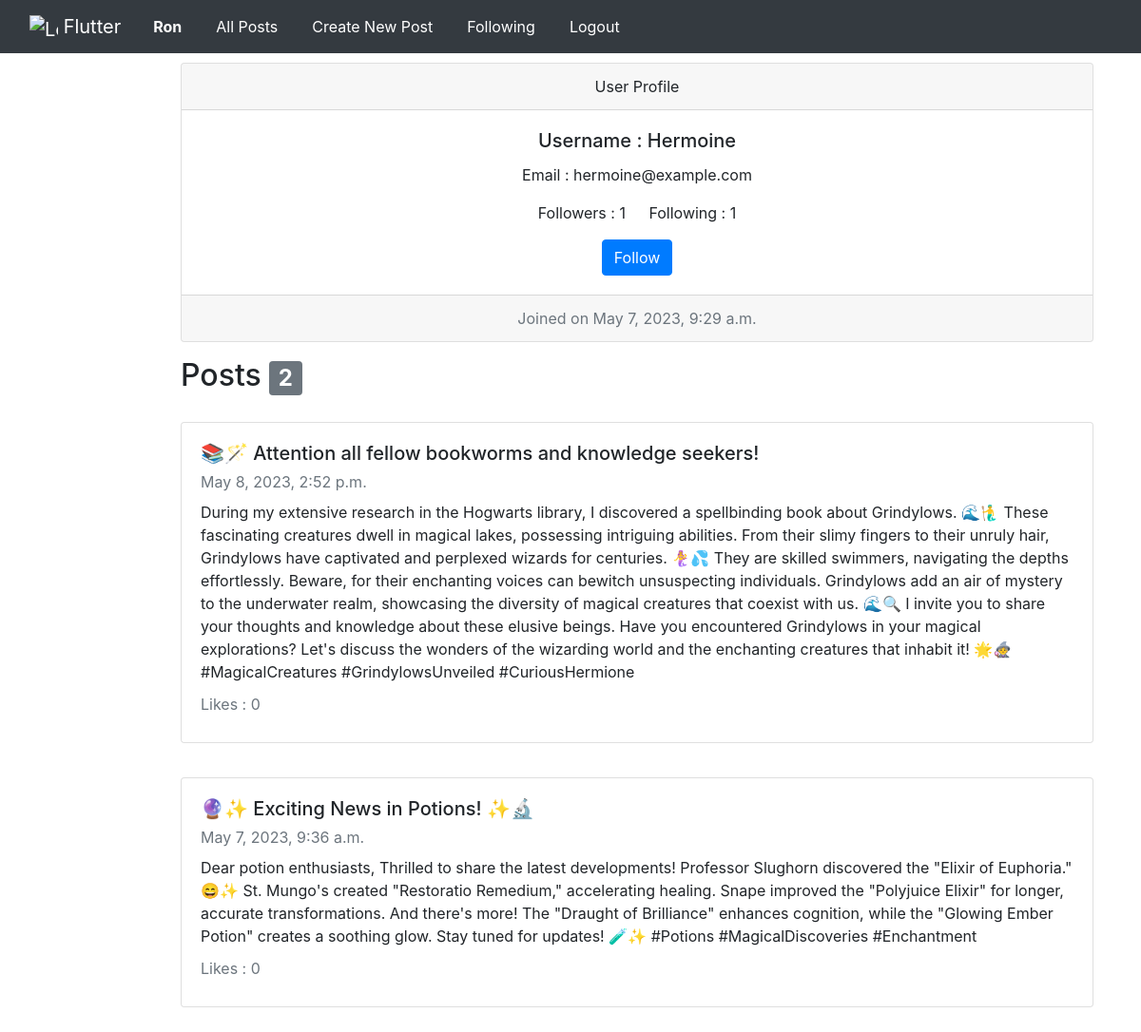
/profile/Hermoine (signed in), run on the app's committed database.
### network/models.py (models this page shows, shortened)
class User(AbstractUser):
    followers = models.ManyToManyField('self', related_name='following', symmetrical=False, blank=True)

class Post(models.Model):
    user= models.ForeignKey(User, on_delete=models.CASCADE)
    title = models.CharField(max_length=64)
    description = models.TextField(max_length=2000)
    timestamp = models.DateTimeField(auto_now_add=True)
    likes = models.IntegerField(default=0)

### network/views.py (the view)
# urls.py: path("profile/<str:username>", views.profile, name= "profile")
def profile(request, username):
    user = User.objects.get(username= username)
    post = Post.objects.filter(user = User.objects.get(username = username))
    posts = post.order_by("-timestamp").all()
    no = len(posts)
    return render(request, "network/profile.html", {"user_obj": user, "posts": posts, "no": no})

### network/templates/network/profile.html (shortened to what this page needs)
{%extends 'network/layout.html'%}
{%load static%}
{%block body%}
<div class="cards">
<div class="card text-center" style="width: 60rem;">
    <div class="card-header">
      User Profile
    </div>
    <div class="card-body">
      <h5 class="card-title">Username : {{user_obj.username}}</h5>
      <p class="card-text">Email : {{user_obj.email}}</p>
      <p class="card-text">Followers : {{user_obj.followers.count}} Following : {{user_obj.following.count}}</p>
      {% if user_obj.username != user.username%}
      <a href="#" class="btn btn-primary">Follow</a>
      {%endif%}
    </div>
    <div class="card-footer text-muted">
     Joined on  {{user_obj.date_joined}}
    </div>
</div>
<h2>Posts <span class="badge bg-secondary" style="color: white;">{{no}}</span></h2>
</div>
{% for i in posts%}
<div class="cards">
    <div class="card" style="width: 60rem;">
        <div class="card-body">
          <h5 class="card-title">{{i.title}}</h5>
          <p class="card-subtitle mb-2 text-muted">{{i.timestamp}}</p>
          <p class="card-text">{{i.description}}</p>
          <p class="card-subtitle mb-2 text-muted">Likes : {{i.likes}}</p>
        </div>
      </div>
</div>
{% endfor %}
{%endblock%}

### network/templates/network/layout.html (shortened to what this page needs)
{% load static %}
<!DOCTYPE html>
<html lang="en">
    <head>
        <link rel="stylesheet" href="https://stackpath.bootstrapcdn.com/bootstrap/4.4.1/css/bootstrap.min.css">
        <link href="{% static 'network/styles.css' %}" rel="stylesheet">
    </head>
    <body style="background-image: url(https://mcdn.wallpapersafari.com/medium/27/32/jt4AoG.jpg);">
        <nav class="navbar navbar-expand-lg bg-dark">
            <div class="container-fluid">
                <a class="navbar-brand" href="{% url 'index'%}">
                    <img src="https://getbootstrap.com/docs/5.3/assets/brand/bootstrap-logo-shadow.png" alt="Logo" width="30" height="24" class="d-inline-block align-text-top">
                    Flutter
                  </a>
              <div class="collapse navbar-collapse" id="navbarNav">
                <ul class="navbar-nav">
                  {%if user.is_authenticated%}
                  <li class="nav-item">
                    <a class="nav-link active" aria-current="page" href="{%url 'profile' user.username %}"><strong>{{ user.username }}</strong></a>
                  </li>
                  {%endif%}
                  <li class="nav-item">
                    <a class="nav-link" href="{%url 'index'%}">All Posts</a>
                  </li>
                  {%if user.is_authenticated%}
                  <li class="nav-item">
                    <a class="nav-link" href="{% url 'new_post'%}">Create New Post</a>
                  </li>
                  <li class="nav-item">
                    <a class="nav-link" href="">Following</a>
                  </li>
                  <li class="nav-item">
                    <a class="nav-link" href="{% url 'logout' %}">Logout</a>
                  </li>
                  {%endif%}
                </ul>
              </div>
            </div>
          </nav>
        <div class="body">
            {% block body %}
            {% endblock %}
        </div>
    </body>
</html>

### network/static/network/styles.css (style rules this page uses)
a { color: white; text-decoration: none; }
.cards { margin: auto; width: 70%; padding: 10px; }
.navbar ul li { padding: 0px 10px; }

### data on the page
User: username "Ron"
User: username "Hermoine", email "hermoine@example.com", followers.count "1", following.count "1", date_joined "May 7, 2023, 9:29 a.m."
Post: title "📚🪄 Attention all fellow bookworms and knowledge seekers!", timestamp "May 8, 2023, 2:52 p.m.", description "During my extensive research in the Hogwarts library, I discovered a spellbinding book about Grindylows. 🌊🧜‍♂️ These fascinating creatures dwell in magical lakes, possessing intriguing abilities. From their slimy fingers to their unruly hair, Grindylows have captivated and perplexed wizards for centuries. 🧜‍♀️💦 They are skilled swimmers, navigating the depths effortlessly. Beware, for their enchanting voices can bewitch unsuspecting individuals. Grindylows add an air of mystery to the underwater realm, showcasing the diversity of magical creatures that coexist with us. 🌊🔍 I invite you to share your thoughts and knowledge about these elusive beings. Have you encountered Grindylows in your…", likes "0"
Post: title "🔮✨ Exciting News in Potions! ✨🔬", timestamp "May 7, 2023, 9:36 a.m.", description "Dear potion enthusiasts, Thrilled to share the latest developments! Professor Slughorn discovered the \"Elixir of Euphoria.\" 😄✨ St. Mungo's created \"Restoratio Remedium,\" accelerating healing. Snape improved the \"Polyjuice Elixir\" for longer, accurate transformations. And there's more! The \"Draught of Brilliance\" enhances cognition, while the \"Glowing Ember Potion\" creates a soothing glow. Stay tuned for updates! 🧪✨ #Potions #MagicalDiscoveries #Enchantment", likes "0"

### other printed values
{{ no }} "2"
